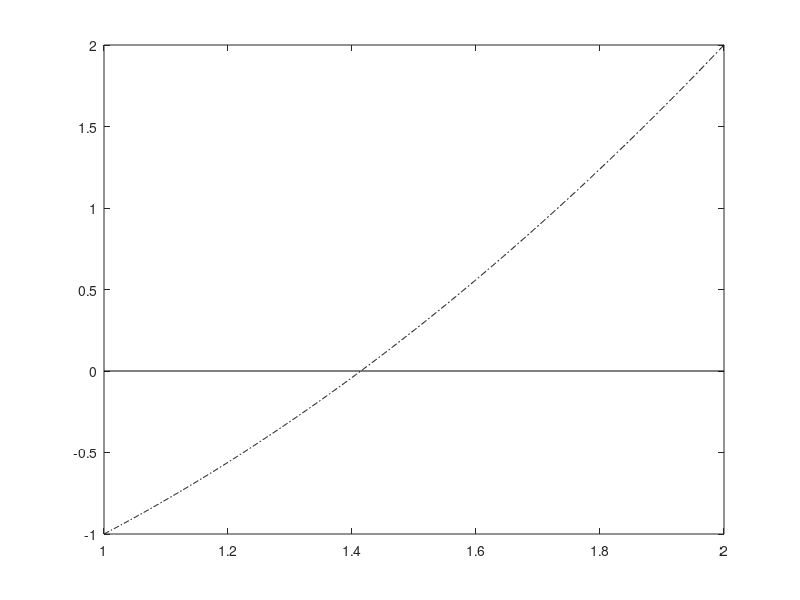

The MATLAB script that drew this image: (Note: this script raises an error after producing the figure.)
clear all

f = @(x)((x.^2)-2);
x = 1:0.001:2;
figure(1)
plot(x, f(x), "LineStyle","-.", "Color", "k")
hold on
plot([1 2], [0 0], "LineStyle","-", "Color", "k")
hold off

[zero, res, wres, iterates] = Bisezione(f, 1, 2, 10e-12, 'm');

fprintf(['Last aprox of sol: %1.4f' ...
    '\nLast residual val: %1.4f' ...
    '\nLast weighted residual val: %1.4f\n', zero, res, wres])

figure(2)
semilogx(iterates(1, :))